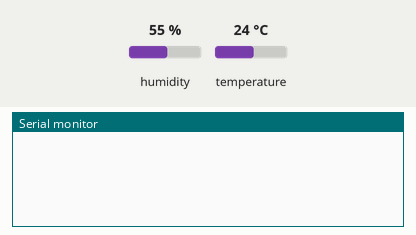
Simulated run of this sketch. Board: ESP8266 (NodeMCU). Shown: the last lines printed to the serial monitor. Inputs (shaded band) come from the test bench; at power-on: humidity 55 %, temperature 24 °C. WiFi joins after 1.5 s; servers stay silent unless stated.

Above: at 3.0 s.
3.1 s: humidity set to 22 %
At 4.7 s:
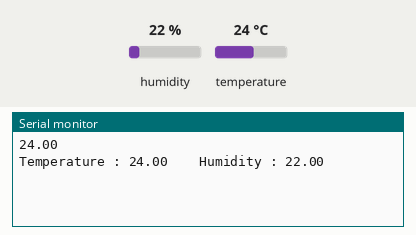
5.8 s: temperature set to 12 °C
At 7.2 s:
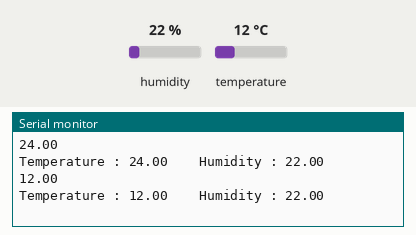
7.3 s: humidity set to 40 %
At 9.7 s:
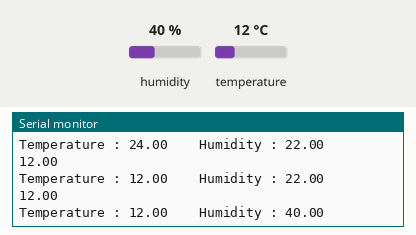

The sketch:

notifikasi_di_blynk_app.ino
```cpp
#define BLYNK_TEMPLATE_ID "TemplateID"
#define BLYNK_DEVICE_NAME "Temperature Alert"
#define BLYNK_AUTH_TOKEN "Auth Token"

#define BLYNK_PRINT Serial
#include <ESP8266WiFi.h>
#include <BlynkSimpleEsp8266.h>


#include <DHT.h>

char auth[] = BLYNK_AUTH_TOKEN;

char ssid[] = "WiFi Username";  // type your wifi name
char pass[] = "WiFi Password";  // type your wifi password

#define DHTPIN 2          // Mention the digital pin where you connected
#define DHTTYPE DHT11     // DHT 11
DHT dht(DHTPIN, DHTTYPE);
BlynkTimer timer;

void sendSensor(){
  float h = dht.readHumidity();
  float t = dht.readTemperature(); // or dht.readTemperature(true) for Fahrenheit
  if (isnan(h) || isnan(t)) {
    Serial.println("Failed to read from DHT sensor!");
    return;
  }

  Serial.println(t);
  Blynk.virtualWrite(V6, h);
  Blynk.virtualWrite(V5, t);
    Serial.print("Temperature : ");
    Serial.print(t);
    Serial.print("    Humidity : ");
    Serial.println(h);


  if(t > 30){
   // Blynk.email("shameer50@gmail.com", "Alert", "Temperature over 28C!");
    Blynk.logEvent("temp_alert","Temp above 30 degree");
  }
}

void setup(){
   Serial.begin(115200);
  Blynk.begin(auth, ssid, pass);
  dht.begin();
  timer.setInterval(2500L, sendSensor);
}

void loop(){
  Blynk.run();
  timer.run();
}
```

Measured:
- after the input at 3.1 s, the serial monitor: prints a new line after 1.2 s (image 1)
- after the input at 5.8 s, the serial monitor: prints a new line after 1.0 s (image 2)
- after the input at 7.3 s, the serial monitor: prints a new line after 2.0 s (image 3)
